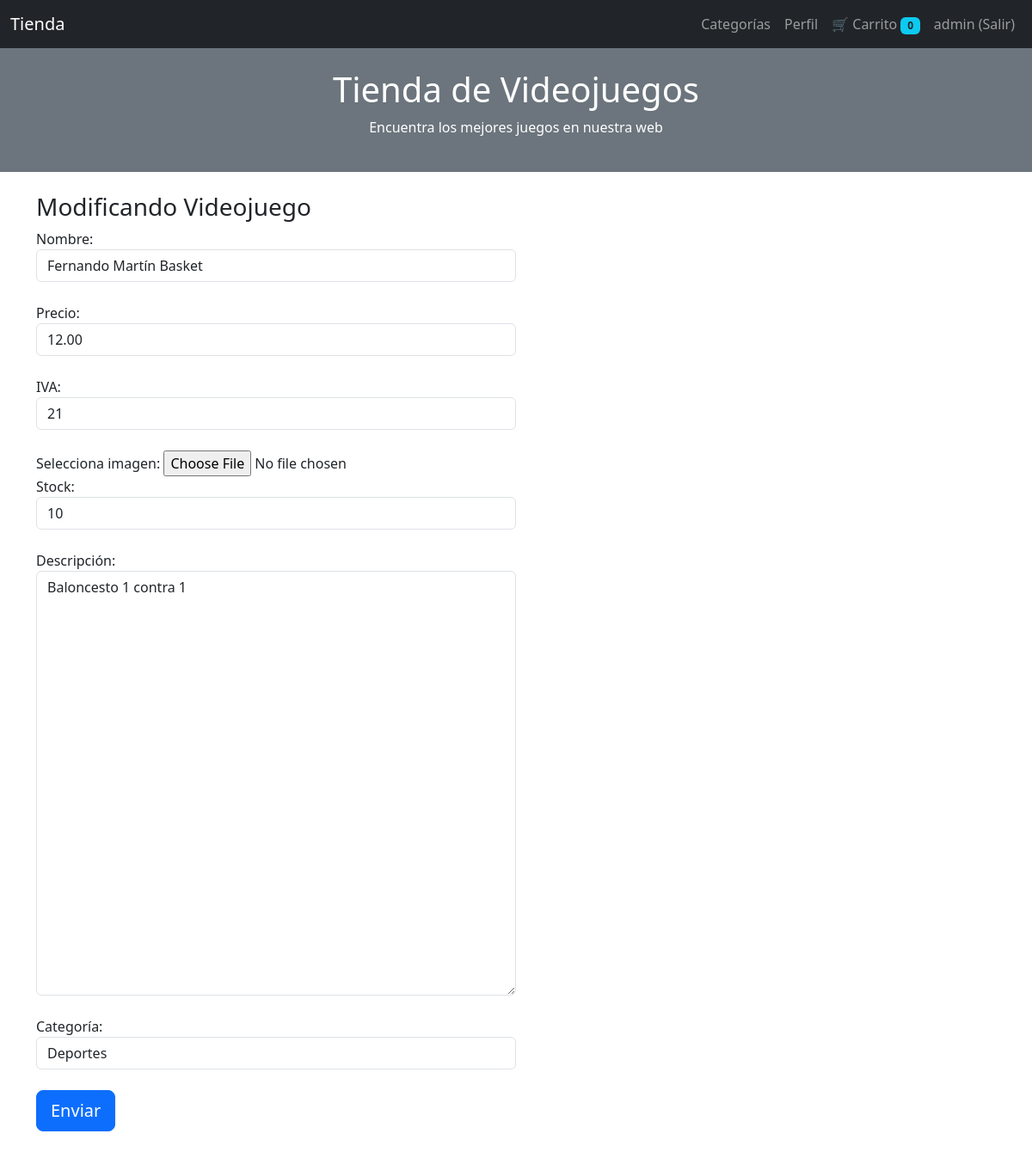
Page /articulos/edit/1 (signed in) on the committed database.
### aplicacion/models.py (models this page shows, shortened)
class Usuario(db.Model, UserMixin):
    __tablename__ = "usuarios"
    id = db.Column(db.Integer, primary_key=True)
    username = db.Column(db.String(100), nullable=False, unique=True)
    password_hash = db.Column(db.String(255), nullable=False)
    nombre = db.Column(db.String(200), nullable=False)
    email = db.Column(db.String(200), nullable=False, unique=True)
    admin = db.Column(db.Boolean, default=False)
    @property
    def password(self):
        raise AttributeError("password is not a readable attribute")
    def is_admin(self):
        return self.admin

class Articulo(db.Model):
    __tablename__ = "articulos"
    id = db.Column(db.Integer, primary_key=True)
    nombre = db.Column(db.String(100), nullable=False)
    precio = db.Column(db.Float, nullable=False)
    iva = db.Column(db.Integer, nullable=False, default=21)
    descripcion = db.Column(db.Text)
    imagen = db.Column(db.String(200))
    stock = db.Column(db.Integer, default=0)
    categoria_id = db.Column(
        db.Integer,
        db.ForeignKey("categorias.id"),
        nullable=False
    )

### aplicacion/app.py (the view, shortened to what this page needs)
@app.route("/articulos/edit/<int:id>", methods=["GET", "POST"])
@login_required
def articulos_edit(id):
    if not current_user.is_admin():
        abort(404)
    art = Articulo.query.get_or_404(id)
    form = formArticulo(obj=art)
    form.categoriaId.choices = [(c.id, c.nombre) for c in Categoria.query.all()]
    return render_template("articulos_new.html", form=form)

### aplicacion/forms.py
class formArticulo(FlaskForm):
    nombre = StringField(
        "Nombre:",
        validators=[DataRequired("Tienes que introducir el dato")]
    )
    precio = DecimalField(
        "Precio:",
        default=0,
        validators=[DataRequired("Tienes que introducir el dato")]
    )
    iva = IntegerField(
        "IVA:",
        default=21,
        validators=[DataRequired("Tienes que introducir el dato")]
    )
    descripcion = TextAreaField("Descripción:")
    photo = FileField("Selecciona imagen:")
    stock = IntegerField(
        "Stock:",
        default=1,
        validators=[DataRequired("Tienes que introducir el dato")]
    )
    categoriaId = SelectField(
        "Categoría:",
        coerce=int
    )
    submit = SubmitField("Enviar")

### aplicacion/app.py (called while the page is built)
@login_manager.user_loader
def load_user(user_id):
    return Usuario.query.get(int(user_id))

@app.context_processor
def contar_carrito():
    if not current_user.is_authenticated:
        return dict(num_articulos=0)
    try:
        datos = json.loads(request.cookies.get(str(current_user.id)))
        return dict(num_articulos=len(datos))
    except:
        return dict(num_articulos=0)

### aplicacion/templates/articulos_new.html (shortened to what this page needs)
{% extends "base2.html" %}
{% block contenido %}
<div class="container">
    <div class="col-md-6">
        <h3>
        {% if form.nombre.data %}
            Modificando Videojuego
        {% else %}
            Nuevo Videojuego
        {% endif %}
        </h3>
        <form class="form-horizontal"
              method="post"
              enctype="multipart/form-data">
            <div class="form-group">
                {{ form.nombre.label() }}
                {{ form.nombre(size=100, class="form-control") }}<br>
            </div>
            <div class="form-group">
                {{ form.precio.label() }}
                {{ form.precio(size=10, class="form-control") }}<br>
            </div>
            <div class="form-group">
                {{ form.iva.label() }}
                {{ form.iva(size=10, class="form-control") }}<br>
            </div>
            <div class="form-group">
                {{ form.photo.label() }}
                {{ form.photo() }}<br>
            </div>
            <div class="form-group">
                {{ form.stock.label() }}
                {{ form.stock(size=10, class="form-control") }}<br>
            </div>
            <div class="form-group">
                {{ form.descripcion.label() }}<br>
                {{ form.descripcion(rows=20, cols=60, class="form-control") }}<br>
            </div>
            <div class="form-group">
                {{ form.categoriaId.label() }}
                {{ form.categoriaId(class="form-control") }}<br>
            </div>
            {{ form.submit(class="btn btn-lg btn-primary btn-block") }}
        </form>
        <br>
    </div>
</div>
{% endblock %}

### aplicacion/templates/base2.html (shortened to what this page needs)
{% extends "base.html" %}
{% block navbar %}
<nav class="navbar navbar-expand-lg navbar-dark bg-dark">
    <div class="container-fluid">
        <a class="navbar-brand" href="{{ url_for('inicio') }}">Tienda</a>
        <div class="collapse navbar-collapse" id="navbarNav">
            <ul class="navbar-nav ms-auto">
                <li class="nav-item">
                    <a class="nav-link" href="{{ url_for('categorias') }}">Categorías</a>
                </li>
                {% if current_user.is_authenticated %}
                    <li class="nav-item">
                        <a class="nav-link"
                           href="{{ url_for('perfil', username=current_user.username) }}">
                            Perfil
                        </a>
                    </li>
                    <li class="nav-item">
                        <a class="nav-link" href="{{ url_for('carrito') }}">
                            🛒 Carrito
                            <span class="badge bg-info text-dark">
                                {{ num_articulos }}
                            </span>
                        </a>
                    </li>
                    <li class="nav-item">
                        <a class="nav-link" href="{{ url_for('logout') }}">
                            {{ current_user.username }} (Salir)
                        </a>
                    </li>
                {% endif %}
            </ul>
        </div>
    </div>
</nav>
<div class="bg-secondary text-white p-4 text-center">
    <h1>Tienda de Videojuegos</h1>
    <p>Encuentra los mejores juegos en nuestra web</p>
</div>
{% endblock %}
{% block content %}
<div class="container-fluid mt-4">
    {% block contenido %}{% endblock %}
</div>
{% endblock %}

### rows in the picture
Usuario: username "admin"
Articulo: nombre "Fernando Martín Basket", precio "12.00", iva "21", stock "10", descripcion "Baloncesto 1 contra 1"

### other values in the picture
{{ num_articulos }} "0"
